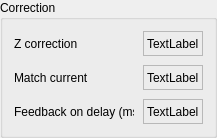
    <widget class="QGroupBox" name="groupBox_ZDrift_BetPasses">
     <property name="title">
      <string>Correction</string>
     </property>
     <property name="checkable">
      <bool>false</bool>
     </property>
     <layout class="QGridLayout" name="gridLayout_8">
      <property name="spacing">
       <number>9</number>
      </property>
      <item row="1" column="2">
       <widget class="QLabel" name="label_91">
        <property name="sizePolicy">
         <sizepolicy hsizetype="Preferred" vsizetype="Fixed">
          <horstretch>0</horstretch>
          <verstretch>0</verstretch>
         </sizepolicy>
        </property>
        <property name="minimumSize">
         <size>
          <width>0</width>
          <height>25</height>
         </size>
        </property>
        <property name="maximumSize">
         <size>
          <width>16777215</width>
          <height>25</height>
         </size>
        </property>
        <property name="frameShape">
         <enum>QFrame::StyledPanel</enum>
        </property>
        <property name="text">
         <string>TextLabel</string>
        </property>
       </widget>
      </item>
      <item row="3" column="2">
       <widget class="QLabel" name="label_92">
        <property name="sizePolicy">
         <sizepolicy hsizetype="Preferred" vsizetype="Fixed">
          <horstretch>0</horstretch>
          <verstretch>0</verstretch>
         </sizepolicy>
        </property>
        <property name="minimumSize">
         <size>
          <width>0</width>
          <height>25</height>
         </size>
        </property>
        <property name="maximumSize">
         <size>
          <width>16777215</width>
          <height>25</height>
         </size>
        </property>
        <property name="frameShape">
         <enum>QFrame::StyledPanel</enum>
        </property>
        <property name="text">
         <string>TextLabel</string>
        </property>
       </widget>
      </item>
      <item row="2" column="0">
       <widget class="QLabel" name="label_95">
        <property name="sizePolicy">
         <sizepolicy hsizetype="Fixed" vsizetype="Preferred">
          <horstretch>0</horstretch>
          <verstretch>0</verstretch>
         </sizepolicy>
        </property>
        <property name="minimumSize">
         <size>
          <width>120</width>
          <height>0</height>
         </size>
        </property>
        <property name="maximumSize">
         <size>
          <width>120</width>
          <height>16777215</height>
         </size>
        </property>
        <property name="text">
         <string>Match current</string>
        </property>
       </widget>
      </item>
      <item row="2" column="2">
       <widget class="QLabel" name="label_97">
        <property name="sizePolicy">
         <sizepolicy hsizetype="Preferred" vsizetype="Fixed">
          <horstretch>0</horstretch>
          <verstretch>0</verstretch>
         </sizepolicy>
        </property>
        <property name="minimumSize">
         <size>
          <width>0</width>
          <height>25</height>
         </size>
        </property>
        <property name="maximumSize">
         <size>
          <width>16777215</width>
          <height>25</height>
         </size>
        </property>
        <property name="frameShape">
         <enum>QFrame::StyledPanel</enum>
        </property>
        <property name="text">
         <string>TextLabel</string>
        </property>
       </widget>
      </item>
      <item row="3" column="0">
       <widget class="QLabel" name="label_98">
        <property name="sizePolicy">
         <sizepolicy hsizetype="Fixed" vsizetype="Preferred">
          <horstretch>0</horstretch>
          <verstretch>0</verstretch>
         </sizepolicy>
        </property>
        <property name="minimumSize">
         <size>
          <width>120</width>
          <height>0</height>
         </size>
        </property>
        <property name="maximumSize">
         <size>
          <width>120</width>
          <height>16777215</height>
         </size>
        </property>
        <property name="text">
         <string>Feedback on delay (ms)</string>
        </property>
       </widget>
      </item>
      <item row="1" column="0">
       <widget class="QLabel" name="label_96">
        <property name="sizePolicy">
         <sizepolicy hsizetype="Fixed" vsizetype="Preferred">
          <horstretch>0</horstretch>
          <verstretch>0</verstretch>
         </sizepolicy>
        </property>
        <property name="minimumSize">
         <size>
          <width>120</width>
          <height>0</height>
         </size>
        </property>
        <property name="maximumSize">
         <size>
          <width>120</width>
          <height>16777215</height>
         </size>
        </property>
        <property name="text">
         <string>Z correction</string>
        </property>
       </widget>
      </item>
     </layout>
    </widget>
